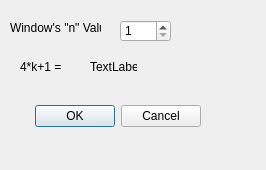
<?xml version="1.0" encoding="UTF-8"?>
<ui version="4.0">
 <class>KuwaharaWindowDialog</class>
 <widget class="QDialog" name="KuwaharaWindowDialog">
  <property name="geometry">
   <rect>
    <x>0</x>
    <y>0</y>
    <width>266</width>
    <height>170</height>
   </rect>
  </property>
  <property name="windowTitle">
   <string>Dialog</string>
  </property>
  <widget class="QDialogButtonBox" name="buttonBox">
   <property name="geometry">
    <rect>
     <x>10</x>
     <y>100</y>
     <width>191</width>
     <height>32</height>
    </rect>
   </property>
   <property name="orientation">
    <enum>Qt::Horizontal</enum>
   </property>
   <property name="standardButtons">
    <set>QDialogButtonBox::Cancel|QDialogButtonBox::Ok</set>
   </property>
  </widget>
  <widget class="QLabel" name="label">
   <property name="geometry">
    <rect>
     <x>10</x>
     <y>20</y>
     <width>91</width>
     <height>16</height>
    </rect>
   </property>
   <property name="text">
    <string>Window's &quot;n&quot; Value</string>
   </property>
  </widget>
  <widget class="QSpinBox" name="spinBox">
   <property name="geometry">
    <rect>
     <x>120</x>
     <y>20</y>
     <width>51</width>
     <height>22</height>
    </rect>
   </property>
   <property name="minimum">
    <number>1</number>
   </property>
   <property name="maximum">
    <number>999</number>
   </property>
   <property name="value">
    <number>1</number>
   </property>
  </widget>
  <widget class="QLabel" name="label_2">
   <property name="geometry">
    <rect>
     <x>20</x>
     <y>60</y>
     <width>47</width>
     <height>13</height>
    </rect>
   </property>
   <property name="text">
    <string>4*k+1 =</string>
   </property>
  </widget>
  <widget class="QLabel" name="valueLabel">
   <property name="geometry">
    <rect>
     <x>90</x>
     <y>60</y>
     <width>47</width>
     <height>13</height>
    </rect>
   </property>
   <property name="text">
    <string>TextLabel</string>
   </property>
  </widget>
 </widget>
 <resources/>
 <connections>
  <connection>
   <sender>buttonBox</sender>
   <signal>accepted()</signal>
   <receiver>KuwaharaWindowDialog</receiver>
   <slot>accept()</slot>
   <hints>
    <hint type="sourcelabel">
     <x>248</x>
     <y>254</y>
    </hint>
    <hint type="destinationlabel">
     <x>157</x>
     <y>274</y>
    </hint>
   </hints>
  </connection>
  <connection>
   <sender>buttonBox</sender>
   <signal>rejected()</signal>
   <receiver>KuwaharaWindowDialog</receiver>
   <slot>reject()</slot>
   <hints>
    <hint type="sourcelabel">
     <x>316</x>
     <y>260</y>
    </hint>
    <hint type="destinationlabel">
     <x>286</x>
     <y>274</y>
    </hint>
   </hints>
  </connection>
 </connections>
</ui>
